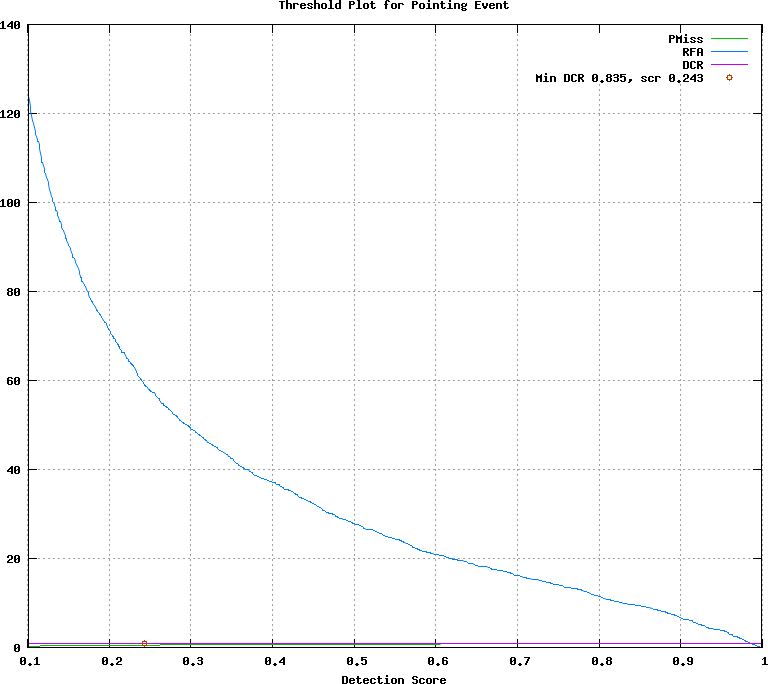

Generate this figure with gnuplot:
## GNUPLOT command file
set terminal postscript color
set style data lines
set title 'Threshold Plot for Pointing Event'
set xlabel 'Detection Score'
set grid
set size ratio 0.85
plot [0.101000:0.999000]  \
  'output/.det.Pointing_Event.dat.1' using 1:4 title 'PMiss' with lines lt 2, \
  'output/.det.Pointing_Event.dat.1' using 1:5 title 'RFA' with lines lt 3, \
  'output/.det.Pointing_Event.dat.1' using 1:6 title 'DCR' with lines lt 4, \
  'output/.det.Pointing_Event.dat.2' using 1:2 title 'Min DCR 0.835, scr 0.243' with points lt 6
